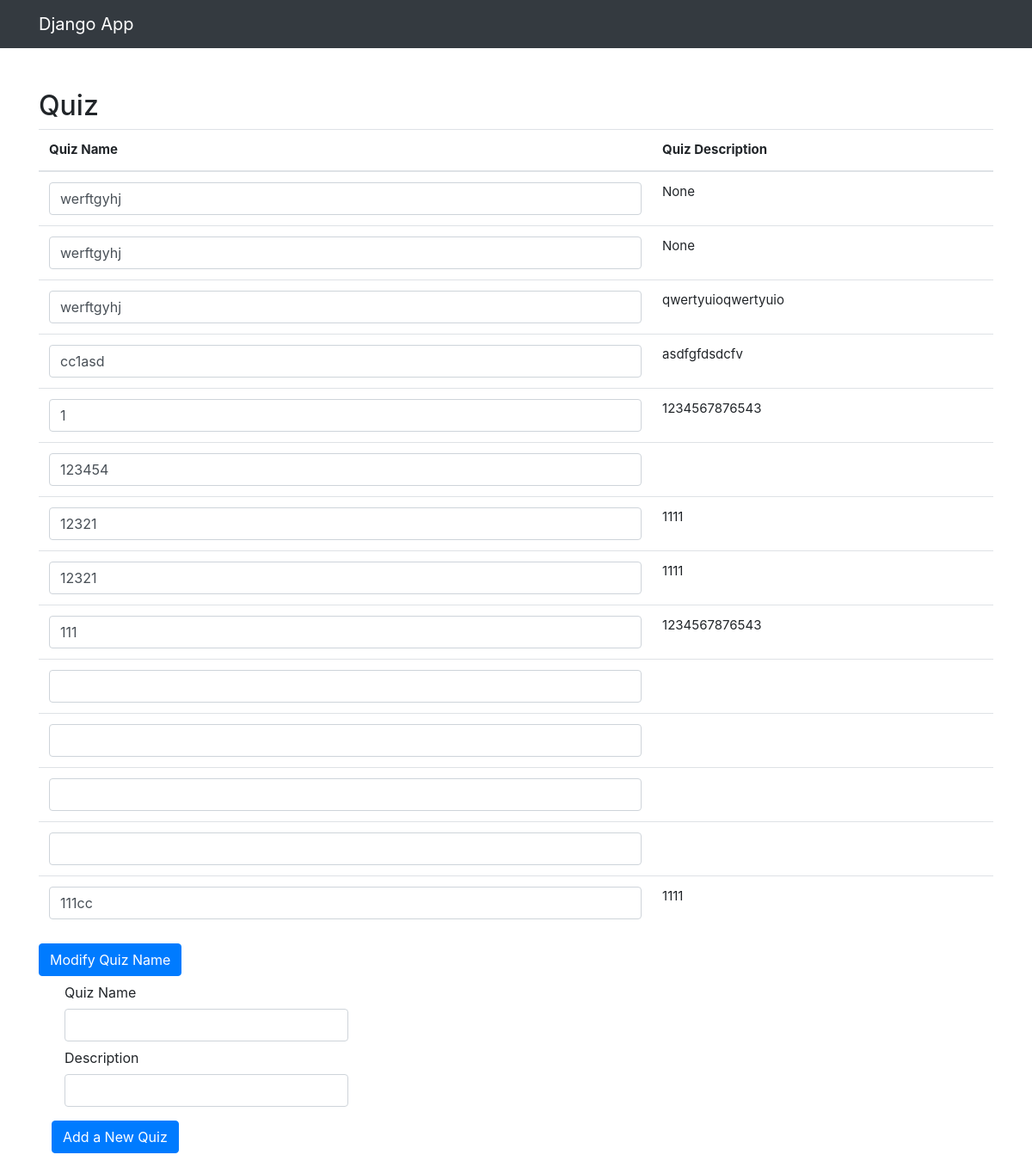
The app's page /quiz/quiz_detail/ with its own data.
### quiz/models.py (models this page shows, shortened)
class Quiz(models.Model):
    quiz_id = models.UUIDField(default=uuid.uuid4)
    name = models.CharField(max_length=120, null=True, blank=True)
    description = models.CharField(max_length=220, null=True, blank=True)
    slug = models.SlugField()

### quiz/views.py (the view, shortened to what this page needs)
class QuizView(ListView):
    def get(self, request):
        quiz_objs = Quiz.objects.all()
        return render(request, 'quiz.html', {'quiz_objs': quiz_objs})

### quiz/templates/quiz.html (shortened to what this page needs)
{% extends 'layout.html' %}
{% block content %}
<h2> Quiz </h2>
<form class="form-horizontal"
      method="post"
      enctype="multipart/form-data"
      action="{% url 'quiz:quiz_detail'%}"
      class="collapse">
      <table class="table table-condensed" style="font-size:15px">
        <thead>
            <tr>
              <th>Quiz Name</th>
              <th>Quiz Description</th>
            </tr>
        </thead>
      <tbody>
            {% for quiz in quiz_objs %}
              <tr>
                    <td>
                      <input type="text" class="form-control"  name="quiz_name" value="{{ quiz.name }}"></input>
                    </td>
                    <td>{{ quiz.description }}</td>
              </tr>
          {% endfor %}
      </tbody>
    </table>
    <div class="submit">
  <button type="submit" name="submit" class="btn btn-primary">Modify Quiz Name</button>
</div>
</form>
<form id="add_new" method="post"
      action="{% url 'quiz:quiz_detail'%}"
      enctype="multipart/form-data">
                <div class="col-lg-12">
                  <div class="form-group">
            <label for="customer_id" class="col-sm-5 col-form-label">Quiz Name</label>
            <div class="col-sm-4">
            <input type="text" class="form-control"  name="quiz_name" value="{{ name }}"></input>
            </div>      <div class="form-group">
                  <label for="customer_id" class="col-sm-5 col-form-label">Description</label>
                  <div class="col-sm-4">
                      <input type="text" class="form-control"  name="quiz_des" value="{{ description }}"></input>
                  </div>
      </div>
      <div class="submit">
        <button type="submit" name="submit" class="btn btn-primary">Add a New Quiz</button>
      </div>
</form>
{% endblock %}

### records on screen
Quiz: quiz_name "werftgyhj", description "None"
Quiz: quiz_name "werftgyhj", description "None"
Quiz: quiz_name "werftgyhj", description "qwertyuioqwertyuio"
Quiz: quiz_name "cc1asd", description "asdfgfdsdcfv"
Quiz: quiz_name "1", description "1234567876543"
Quiz: quiz_name "123454"
Quiz: quiz_name "12321", description "1111"
Quiz: quiz_name "12321", description "1111"
Quiz: quiz_name "111", description "1234567876543"
Quiz: quiz_name "111cc", description "1111"
